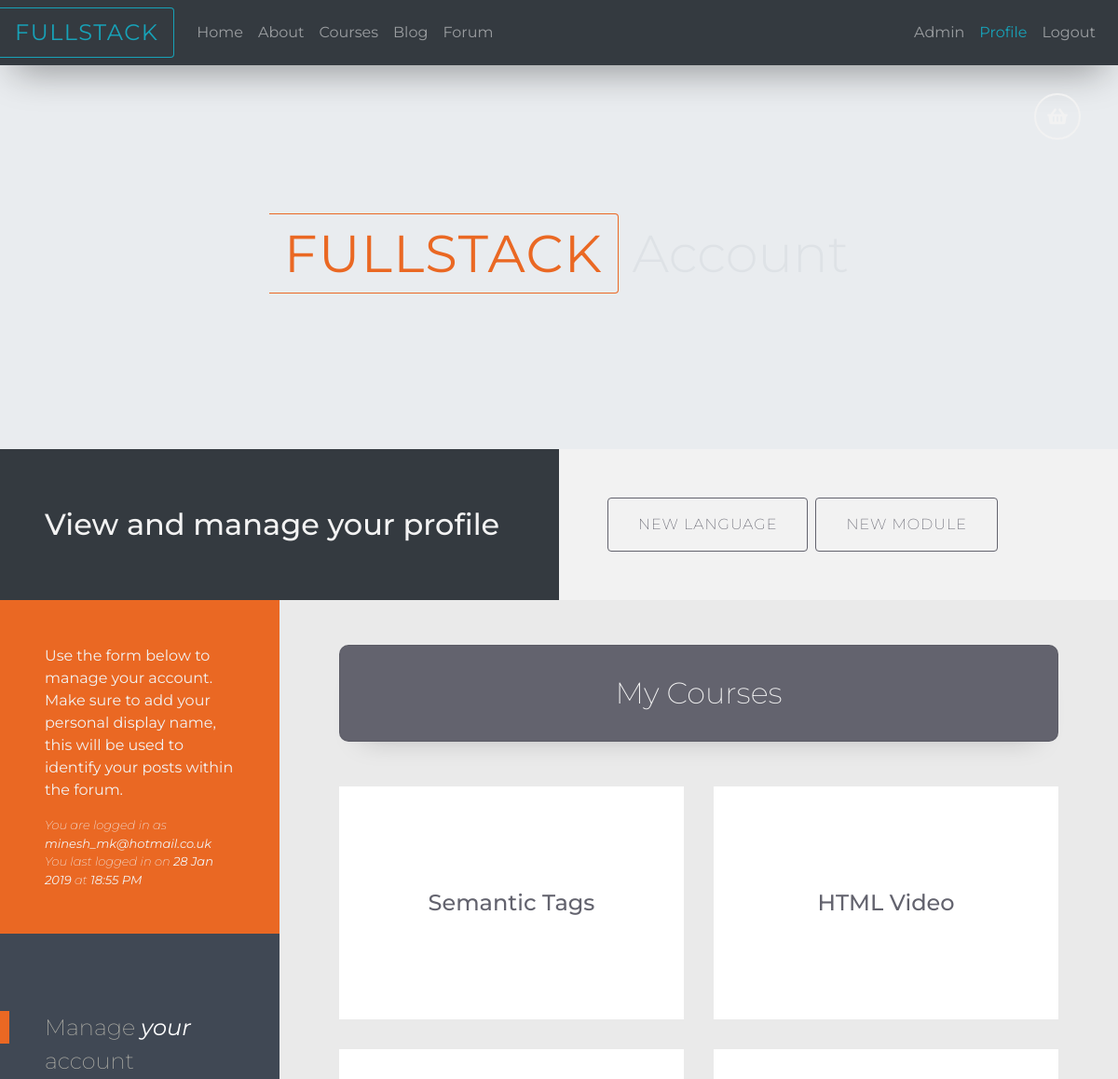
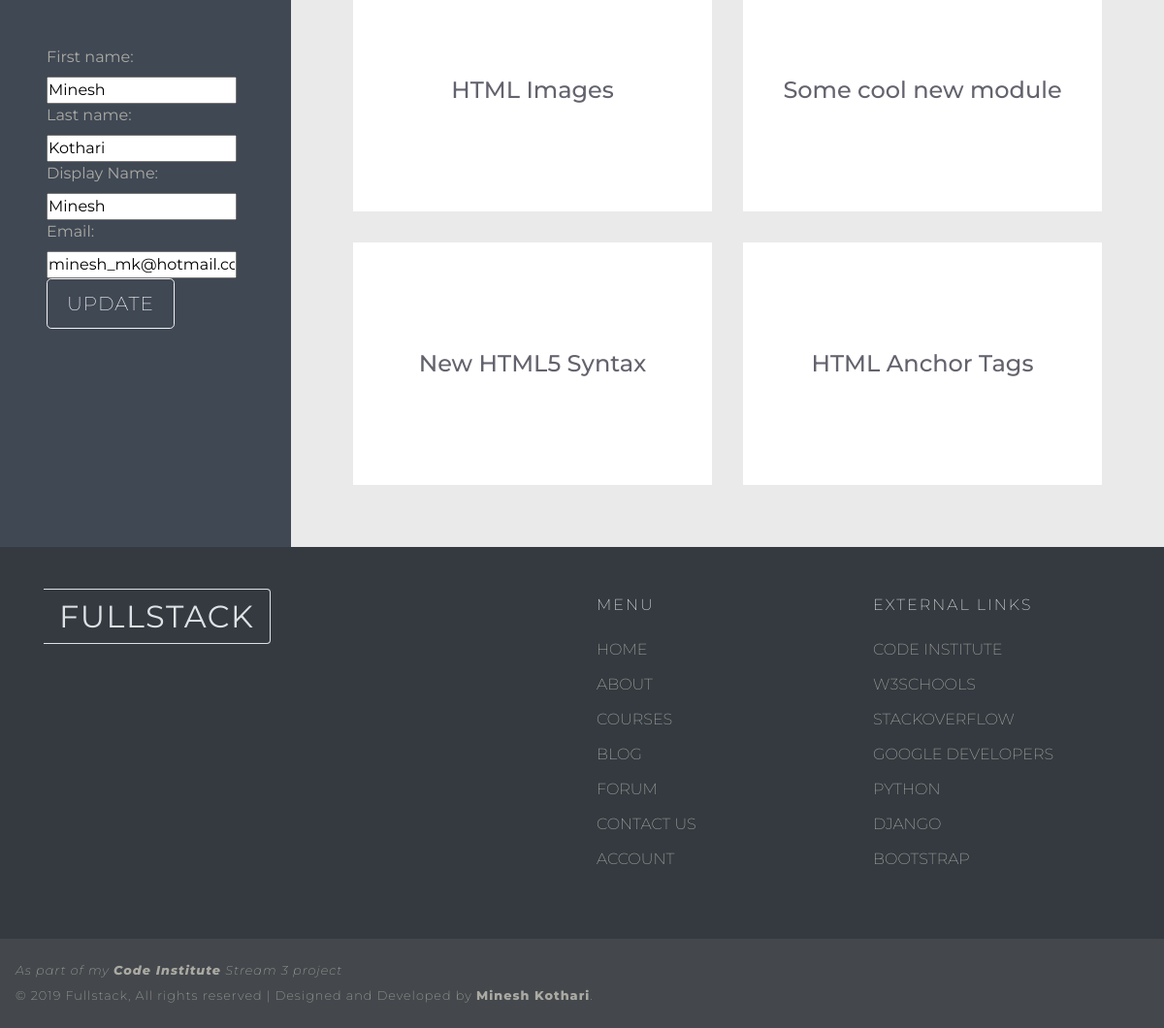
Before: /account/profile/ (signed in) with the older database file (2 pictures, top to bottom).
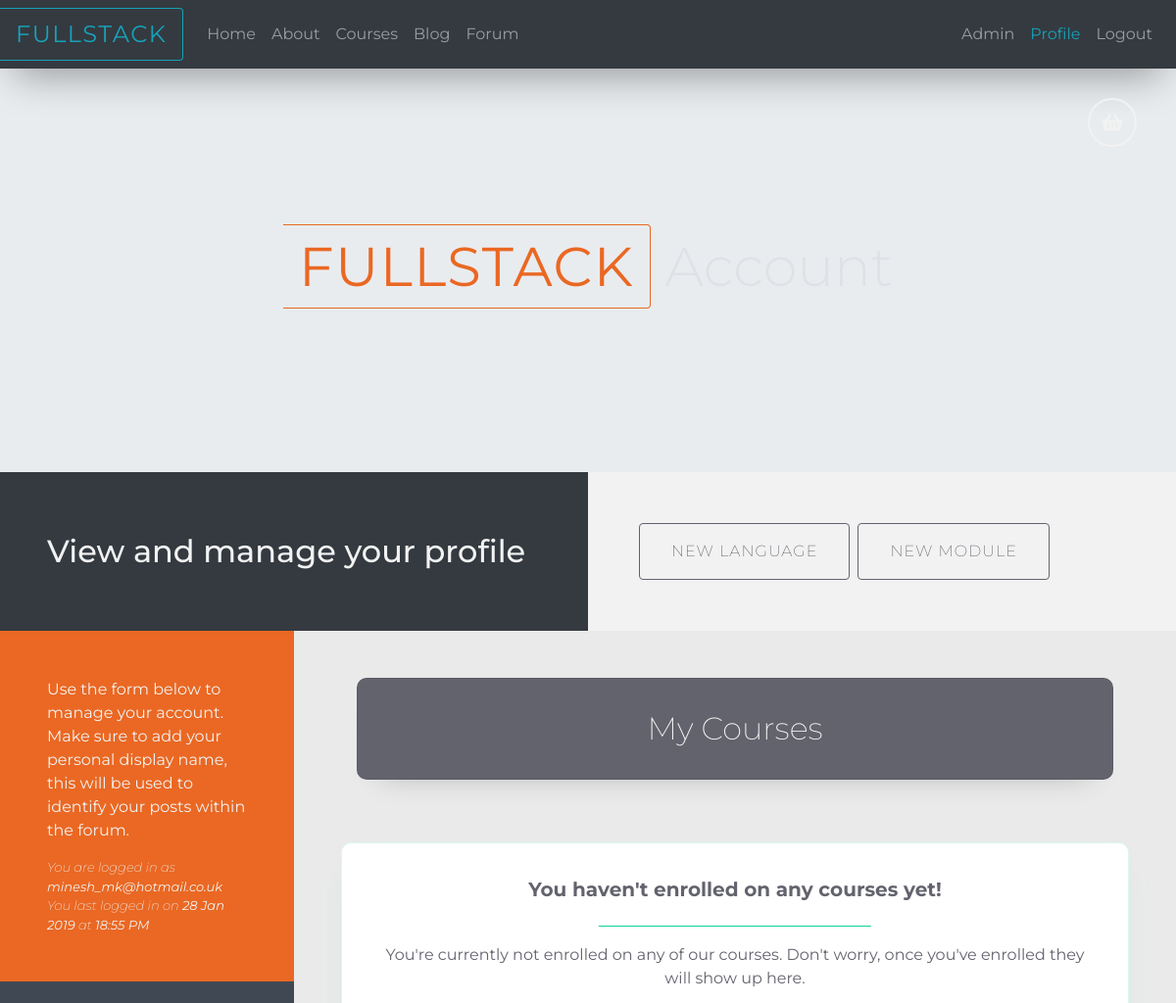
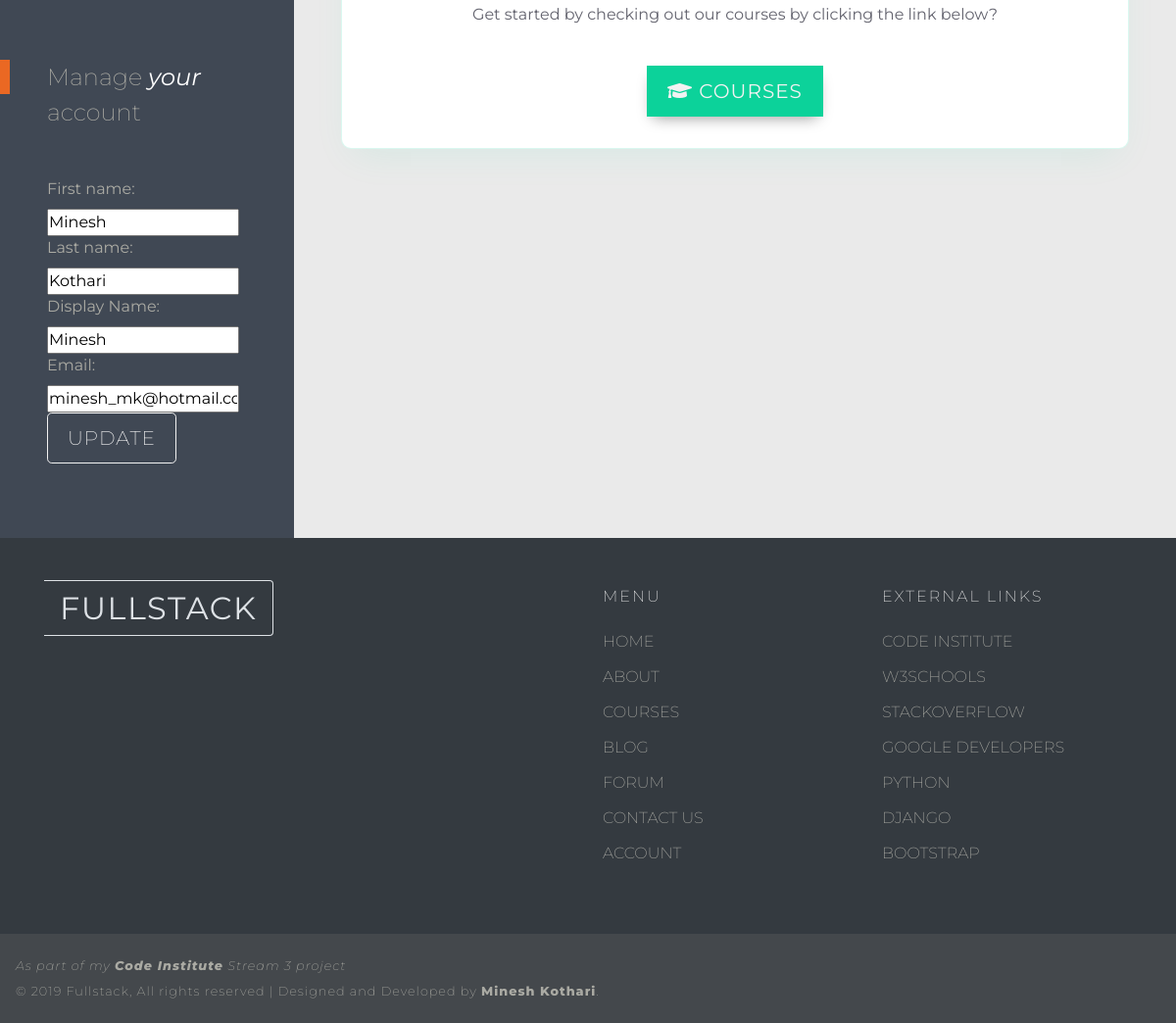
After: the same page with the newer database file (2 pictures, top to bottom).
### courses/models.py (models this page shows, shortened)
class Module(models.Model):
    title = models.CharField(max_length=255)
    language = models.ForeignKey(Language, related_name='modules')
    description = HTMLField(blank=True)
    price = models.DecimalField(max_digits=6, decimal_places=2)
    content = HTMLField(blank=True)
    created_at = models.DateTimeField(default=timezone.now)
    release_date = models.DateTimeField(blank=True, null=True)
    enrolled_users = models.ManyToManyField(User)

### accounts/views.py (the view)
@login_required(login_url='/account/login/')
def profile(request):
    if request.method == 'POST':
        form = UserAccountForm(request.POST, instance=request.user)
        if form.is_valid():
            form.save()
            messages.success(request, "Your details have been updated")
            return redirect(reverse('profile'))
        else:
            messages.error(request, "We've been unable to update your details")
    else:
        form = UserAccountForm(instance=request.user)
    args = {
        'form': form,
        'my_courses': request.user.module_set.all()
    }
    args.update(csrf(request))
    return render(request, 'accounts/profile.html', args)

### accounts/forms.py
class UserAccountForm(forms.ModelForm):
    display_name = forms.CharField(label='Display Name', max_length=16)
    email = forms.EmailField(required=True)
    class Meta:
        model = User
        fields = [
            'first_name',
            'last_name',
            'display_name',
            'email',
        ]
        exclude = ['username']

### cart/contexts.py (called while the page is built)
def cart_contents(request):
    cart = request.session.get('cart', {})
    cart_items = set()
    total = 0
    for module_id in cart.keys():
        module = get_object_or_404(Module, pk=module_id)
        total += module.price
        cart_items.add(module)
    return {'cart_items': cart_items, 'total': total}

### accounts/templates/accounts/profile.html (shortened to what this page needs)
{% extends "accounts/account.html" %}
{% load bootstrap_tags %}
{% block accounts_subtitle %}
<h2>View and manage your profile</h2>
{% endblock %}
{% block account %}
<section class="profile-section account-section">
    <div class="row no-gutters">
        <div class="col-12 col-md-6 col-xl-3 manage-account-form">
            <div class="profile-section--info text-center text-md-left">
                <div class="profile-disclaimer">
                    <p class="mb-0">
                        Use the form below to manage your account. Make sure to add your personal display name,
                        this will be used to identify your posts within the forum.
                    </p>
                </div>
                <div class="user-details--accounts">
                    <p class="mb-0">You are logged in as <strong>{{ user.email }}</strong></p>
                    <p class="mb-0">You last logged in on <strong>{{ user.last_login|date:"d M Y" }}</strong> at <strong>{{ user.last_login|time:"H:i A" }}</strong></p>
                </div>
            </div>
            <div class="form-container manage-form-container">
                <form role="form" method="post" action="{% url 'profile' %}">
                    <legend> Manage <span>your</span> account</legend>
                    {{ form | as_bootstrap }}
                    <div class="form-group">
                        <button type="submit" class="btn btn-lg fullstack-btn form-submit-btn">Update</button>
                    </div>
                </form>
            </div>
        </div>
        <div class="col-12 col-md-6 col-xl-9 my-courses--accounts">
            <h3 class="my-courses--title">My Courses</h3>
            <div class="row no-gutters">
                {% for module in my_courses %}
                <div class="mk--module-item-container col-12 col-xl-6">
                    <div class="mk--module-item d-flex flex-column align-items-center justify-content-center">
                        <h4 class="module-item--title text-center">{{ module.title }}</h4>
                    </div>
                </div>
                {% empty %}
                <div class="information-container d-flex flex-column justify-content-center align-items-center">
                    <div class="information-title"><strong>You haven't enrolled on any courses yet!</strong></div>
                    <div>
                        <p>You're currently not enrolled on any of our courses. Don't worry, once you've enrolled they will show up here.</p>
                        <p class="mb-0">Get started by checking out our courses by clicking the link below?</p>
                        <a class="courses-cta--button" href="{% url 'courses'%}"><i class="fas fa-graduation-cap"></i> Courses</a>
                    </div>
                </div>
                {% endfor %}
            </div>
        </div>
    </div>
</section>
{% endblock %}

Changed rows visible on the page:
removed Module: title "Semantic Tags"
removed Module: title "HTML Video"
removed Module: title "HTML Images"
removed Module: title "Some cool new module"
removed Module: title "New HTML5 Syntax"
removed Module: title "HTML Anchor Tags"
Other visible differences:
text now shown: "You haven't enrolled on any courses yet! You're currently not enrolled on any of our courses. Don't worry, once you've enrolled they will show up here. Get started by checking out our courses by clicking the link below? COURSES"
